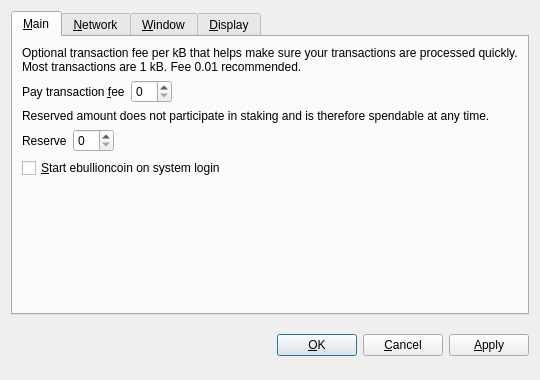
<?xml version="1.0" encoding="UTF-8"?>
<ui version="4.0">
 <class>OptionsDialog</class>
 <widget class="QDialog" name="OptionsDialog">
  <property name="geometry">
   <rect>
    <x>0</x>
    <y>0</y>
    <width>540</width>
    <height>380</height>
   </rect>
  </property>
  <property name="windowTitle">
   <string>Options</string>
  </property>
  <property name="modal">
   <bool>true</bool>
  </property>
  <layout class="QVBoxLayout" name="verticalLayout">
   <item>
    <widget class="QTabWidget" name="tabWidget">
     <property name="tabPosition">
      <enum>QTabWidget::North</enum>
     </property>
     <property name="currentIndex">
      <number>0</number>
     </property>
     <widget class="QWidget" name="tabMain">
      <attribute name="title">
       <string>&amp;Main</string>
      </attribute>
      <layout class="QVBoxLayout" name="verticalLayout_Main">
       <item>
        <widget class="QLabel" name="transactionFeeInfoLabel">
         <property name="text">
          <string>Optional transaction fee per kB that helps make sure your transactions are processed quickly. Most transactions are 1 kB. Fee 0.01 recommended.</string>
         </property>
         <property name="textFormat">
          <enum>Qt::PlainText</enum>
         </property>
         <property name="wordWrap">
          <bool>true</bool>
         </property>
        </widget>
       </item>
       <item>
        <layout class="QHBoxLayout" name="horizontalLayoutFee">
         <item>
          <widget class="QLabel" name="transactionFeeLabel">
           <property name="text">
            <string>Pay transaction &amp;fee</string>
           </property>
           <property name="textFormat">
            <enum>Qt::PlainText</enum>
           </property>
           <property name="buddy">
            <cstring>transactionFee</cstring>
           </property>
          </widget>
         </item>
         <item>
          <widget class="BitcoinAmountField" name="transactionFee"/>
         </item>
         <item>
          <spacer name="horizontalSpacerFee">
           <property name="orientation">
            <enum>Qt::Horizontal</enum>
           </property>
           <property name="sizeHint" stdset="0">
            <size>
             <width>40</width>
             <height>20</height>
            </size>
           </property>
          </spacer>
         </item>
        </layout>
       </item>
       <item>
        <widget class="QLabel" name="reserveBalanceInfoLabel">
         <property name="text">
          <string>Reserved amount does not participate in staking and is therefore spendable at any time.</string>
         </property>
         <property name="textFormat">
          <enum>Qt::PlainText</enum>
         </property>
         <property name="wordWrap">
          <bool>true</bool>
         </property>
        </widget>
       </item>
       <item>
        <layout class="QHBoxLayout" name="horizontalLayoutReserveBalance">
         <item>
          <widget class="QLabel" name="reserveBalanceLabel">
           <property name="text">
            <string>Reserve</string>
           </property>
           <property name="textFormat">
            <enum>Qt::PlainText</enum>
           </property>
           <property name="buddy">
            <cstring>reserveBalance</cstring>
           </property>
          </widget>
         </item>
         <item>
          <widget class="BitcoinAmountField" name="reserveBalance"/>
         </item>
         <item>
          <spacer name="horizontalSpacerReserveBalance">
           <property name="orientation">
            <enum>Qt::Horizontal</enum>
           </property>
           <property name="sizeHint" stdset="0">
            <size>
             <width>40</width>
             <height>20</height>
            </size>
           </property>
          </spacer>
         </item>
        </layout>
       </item>
       <item>
        <widget class="QCheckBox" name="bitcoinAtStartup">
         <property name="toolTip">
          <string>Automatically start ebullioncoin after logging in to the system.</string>
         </property>
         <property name="text">
          <string>&amp;Start ebullioncoin on system login</string>
         </property>
        </widget>
       </item>
       <item>
        <spacer name="verticalSpacer_Main">
         <property name="orientation">
          <enum>Qt::Vertical</enum>
         </property>
         <property name="sizeHint" stdset="0">
          <size>
           <width>20</width>
           <height>40</height>
          </size>
         </property>
        </spacer>
       </item>
      </layout>
     </widget>
     <widget class="QWidget" name="tabNetwork">
      <attribute name="title">
       <string>&amp;Network</string>
      </attribute>
      <layout class="QVBoxLayout" name="verticalLayout_Network">
       <item>
        <widget class="QCheckBox" name="mapPortUpnp">
         <property name="toolTip">
          <string>Automatically open the ebullioncoin client port on the router. This only works when your router supports UPnP and it is enabled.</string>
         </property>
         <property name="text">
          <string>Map port using &amp;UPnP</string>
         </property>
        </widget>
       </item>
       <item>
        <widget class="QCheckBox" name="connectSocks">
         <property name="toolTip">
          <string>Connect to the ebullioncoin network through a SOCKS proxy (e.g. when connecting through Tor).</string>
         </property>
         <property name="text">
          <string>&amp;Connect through SOCKS proxy:</string>
         </property>
        </widget>
       </item>
       <item>
        <layout class="QHBoxLayout" name="horizontalLayout_Network">
         <item>
          <widget class="QLabel" name="proxyIpLabel">
           <property name="text">
            <string>Proxy &amp;IP:</string>
           </property>
           <property name="textFormat">
            <enum>Qt::PlainText</enum>
           </property>
           <property name="buddy">
            <cstring>proxyIp</cstring>
           </property>
          </widget>
         </item>
         <item>
          <widget class="QValidatedLineEdit" name="proxyIp">
           <property name="maximumSize">
            <size>
             <width>140</width>
             <height>16777215</height>
            </size>
           </property>
           <property name="toolTip">
            <string>IP address of the proxy (e.g. 127.0.0.1)</string>
           </property>
          </widget>
         </item>
         <item>
          <widget class="QLabel" name="proxyPortLabel">
           <property name="text">
            <string>&amp;Port:</string>
           </property>
           <property name="textFormat">
            <enum>Qt::PlainText</enum>
           </property>
           <property name="buddy">
            <cstring>proxyPort</cstring>
           </property>
          </widget>
         </item>
         <item>
          <widget class="QLineEdit" name="proxyPort">
           <property name="maximumSize">
            <size>
             <width>55</width>
             <height>16777215</height>
            </size>
           </property>
           <property name="toolTip">
            <string>Port of the proxy (e.g. 9050)</string>
           </property>
          </widget>
         </item>
         <item>
          <widget class="QLabel" name="socksVersionLabel">
           <property name="text">
            <string>SOCKS &amp;Version:</string>
           </property>
           <property name="textFormat">
            <enum>Qt::PlainText</enum>
           </property>
           <property name="buddy">
            <cstring>socksVersion</cstring>
           </property>
          </widget>
         </item>
         <item>
          <widget class="QValueComboBox" name="socksVersion">
           <property name="toolTip">
            <string>SOCKS version of the proxy (e.g. 5)</string>
           </property>
          </widget>
         </item>
         <item>
          <spacer name="horizontalSpacer_Network">
           <property name="orientation">
            <enum>Qt::Horizontal</enum>
           </property>
           <property name="sizeHint" stdset="0">
            <size>
             <width>40</width>
             <height>20</height>
            </size>
           </property>
          </spacer>
         </item>
        </layout>
       </item>
       <item>
        <spacer name="verticalSpacer_Network">
         <property name="orientation">
          <enum>Qt::Vertical</enum>
         </property>
         <property name="sizeHint" stdset="0">
          <size>
           <width>20</width>
           <height>40</height>
          </size>
         </property>
        </spacer>
       </item>
      </layout>
     </widget>
     <widget class="QWidget" name="tabWindow">
      <attribute name="title">
       <string>&amp;Window</string>
      </attribute>
      <layout class="QVBoxLayout" name="verticalLayout_Window">
       <item>
        <widget class="QCheckBox" name="minimizeToTray">
         <property name="toolTip">
          <string>Show only a tray icon after minimizing the window.</string>
         </property>
         <property name="text">
          <string>&amp;Minimize to the tray instead of the taskbar</string>
         </property>
        </widget>
       </item>
       <item>
        <widget class="QCheckBox" name="minimizeOnClose">
         <property name="toolTip">
          <string>Minimize instead of exit the application when the window is closed. When this option is enabled, the application will be closed only after selecting Quit in the menu.</string>
         </property>
         <property name="text">
          <string>M&amp;inimize on close</string>
         </property>
        </widget>
       </item>
       <item>
        <spacer name="verticalSpacer_Window">
         <property name="orientation">
          <enum>Qt::Vertical</enum>
         </property>
         <property name="sizeHint" stdset="0">
          <size>
           <width>20</width>
           <height>40</height>
          </size>
         </property>
        </spacer>
       </item>
      </layout>
     </widget>
     <widget class="QWidget" name="tabDisplay">
      <attribute name="title">
       <string>&amp;Display</string>
      </attribute>
      <layout class="QVBoxLayout" name="verticalLayout_Display">
       <item>
        <layout class="QHBoxLayout" name="horizontalLayout_1_Display">
         <item>
          <widget class="QLabel" name="langLabel">
           <property name="text">
            <string>User Interface &amp;language:</string>
           </property>
           <property name="textFormat">
            <enum>Qt::PlainText</enum>
           </property>
           <property name="buddy">
            <cstring>lang</cstring>
           </property>
          </widget>
         </item>
         <item>
          <widget class="QValueComboBox" name="lang">
           <property name="toolTip">
            <string>The user interface language can be set here. This setting will take effect after restarting ebullioncoin.</string>
           </property>
          </widget>
         </item>
        </layout>
       </item>
       <item>
        <layout class="QHBoxLayout" name="horizontalLayout_2_Display">
         <item>
          <widget class="QLabel" name="unitLabel">
           <property name="text">
            <string>&amp;Unit to show amounts in:</string>
           </property>
           <property name="textFormat">
            <enum>Qt::PlainText</enum>
           </property>
           <property name="buddy">
            <cstring>unit</cstring>
           </property>
          </widget>
         </item>
         <item>
          <widget class="QValueComboBox" name="unit">
           <property name="toolTip">
            <string>Choose the default subdivision unit to show in the interface and when sending coins.</string>
           </property>
          </widget>
         </item>
        </layout>
       </item>
       <item>
        <widget class="QCheckBox" name="displayAddresses">
         <property name="toolTip">
          <string>Whether to show ebullioncoin addresses in the transaction list or not.</string>
         </property>
         <property name="text">
          <string>&amp;Display addresses in transaction list</string>
         </property>
        </widget>
       </item>
       <item>
        <widget class="QCheckBox" name="coinControlFeatures">
         <property name="toolTip">
          <string>Whether to show coin control features or not.</string>
         </property>
         <property name="text">
          <string>Display coin &amp;control features (experts only!)</string>
         </property>
        </widget>
       </item>
       <item>
        <spacer name="verticalSpacer_Display">
         <property name="orientation">
          <enum>Qt::Vertical</enum>
         </property>
         <property name="sizeHint" stdset="0">
          <size>
           <width>20</width>
           <height>40</height>
          </size>
         </property>
        </spacer>
       </item>
      </layout>
     </widget>
    </widget>
   </item>
   <item>
    <layout class="QHBoxLayout" name="horizontalLayout_Buttons">
     <item>
      <spacer name="horizontalSpacer_1">
       <property name="orientation">
        <enum>Qt::Horizontal</enum>
       </property>
       <property name="sizeHint" stdset="0">
        <size>
         <width>40</width>
         <height>48</height>
        </size>
       </property>
      </spacer>
     </item>
     <item>
      <widget class="QLabel" name="statusLabel">
       <property name="font">
        <font>
         <weight>75</weight>
         <bold>true</bold>
        </font>
       </property>
       <property name="text">
        <string/>
       </property>
       <property name="textFormat">
        <enum>Qt::PlainText</enum>
       </property>
       <property name="wordWrap">
        <bool>true</bool>
       </property>
      </widget>
     </item>
     <item>
      <spacer name="horizontalSpacer_2">
       <property name="orientation">
        <enum>Qt::Horizontal</enum>
       </property>
       <property name="sizeHint" stdset="0">
        <size>
         <width>40</width>
         <height>48</height>
        </size>
       </property>
      </spacer>
     </item>
     <item>
      <widget class="QPushButton" name="okButton">
       <property name="text">
        <string>&amp;OK</string>
       </property>
      </widget>
     </item>
     <item>
      <widget class="QPushButton" name="cancelButton">
       <property name="text">
        <string>&amp;Cancel</string>
       </property>
       <property name="autoDefault">
        <bool>false</bool>
       </property>
      </widget>
     </item>
     <item>
      <widget class="QPushButton" name="applyButton">
       <property name="text">
        <string>&amp;Apply</string>
       </property>
       <property name="autoDefault">
        <bool>false</bool>
       </property>
      </widget>
     </item>
    </layout>
   </item>
  </layout>
 </widget>
 <customwidgets>
  <customwidget>
   <class>BitcoinAmountField</class>
   <extends>QSpinBox</extends>
   <header>bitcoinamountfield.h</header>
  </customwidget>
  <customwidget>
   <class>QValueComboBox</class>
   <extends>QComboBox</extends>
   <header>qvaluecombobox.h</header>
  </customwidget>
  <customwidget>
   <class>QValidatedLineEdit</class>
   <extends>QLineEdit</extends>
   <header>qvalidatedlineedit.h</header>
  </customwidget>
 </customwidgets>
 <resources/>
 <connections/>
</ui>
